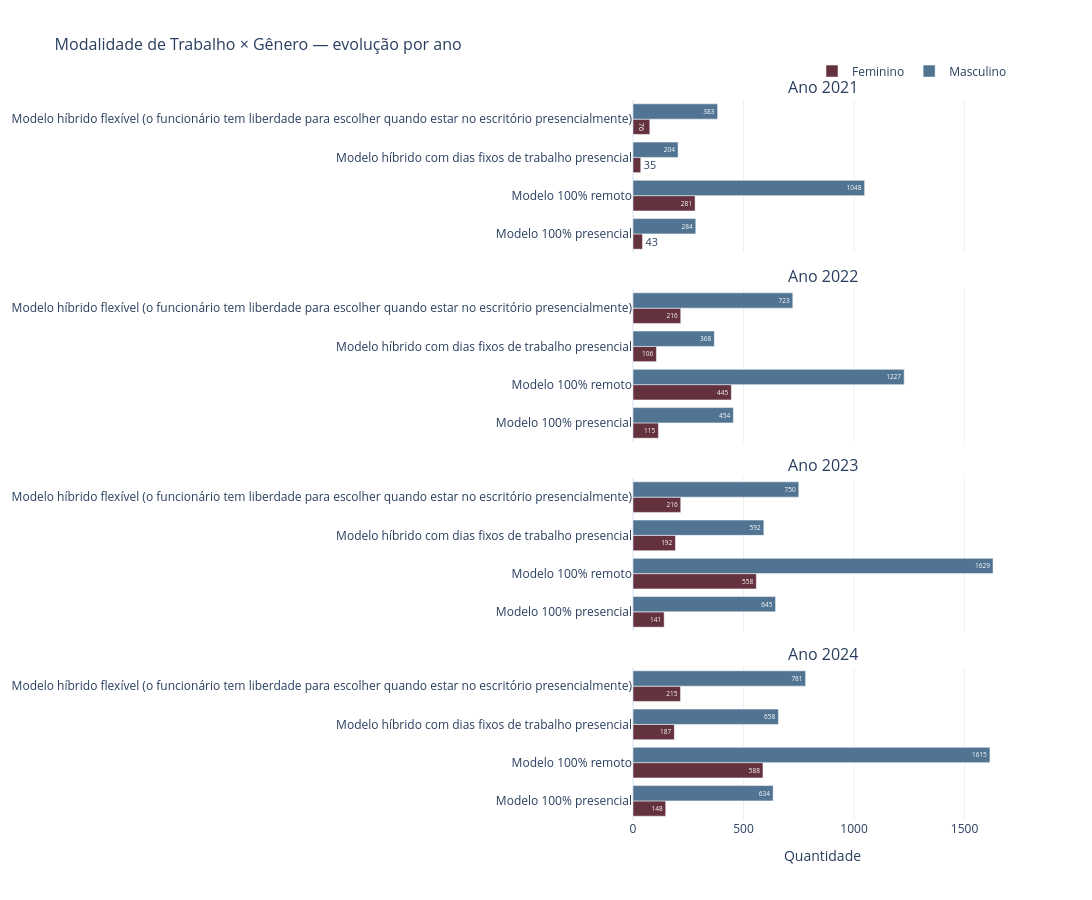

Source (notebook cell):
### Markdown cell above
---
## Gráfico 7 — Modalidade de Trabalho × Gênero por Ano

### Code cell
df_modal = df.dropna(subset=['modalidade'])
df_contagem = df_modal.groupby(['modalidade', 'ano_pesquisa', 'genero']).size().reset_index(name='n')
modalidades = sorted(df_contagem['modalidade'].unique())

fig = make_subplots(
    rows=len(ANOS), cols=1,
    subplot_titles=[f'Ano {a}' for a in ANOS],
    shared_xaxes=True,
    vertical_spacing=0.05
)

for i, ano in enumerate(ANOS, 1):
    df_ano = df_contagem[df_contagem['ano_pesquisa'] == ano]
    for genero in ['Feminino', 'Masculino']:
        df_g = df_ano[df_ano['genero'] == genero]
        x_vals = [df_g[df_g['modalidade'] == m]['n'].values[0]
                  if not df_g[df_g['modalidade'] == m].empty else 0
                  for m in modalidades]
        fig.add_trace(go.Bar(
            y=modalidades, x=x_vals,
            name=genero,
            orientation='h',
            marker_color=CORES[genero],
            text=x_vals,
            textposition='auto',
        ), row=i, col=1)

fig = legenda_unica(fig)
fig = layout_padrao(fig, 'Modalidade de Trabalho × Gênero — evolução por ano',
                    height=max(900, len(ANOS) * 220), width=1200, barmode='group')
fig.update_xaxes(title_text='Quantidade', row=len(ANOS), col=1)
fig.show()

### Figure 1 — Plotly figure (JSON) as saved in the notebook; plotly's stock layout.template omitted (floating-point values rounded to 4 significant figures)
{"data": [{"marker": {"color": "#64313E"}, "name": "Feminino", "orientation": "h", "showlegend": true, "text": ["43", "281", "35", "76"], "textposition": "auto", "type": "bar", "x": [43, 281, 35, 76], "xaxis": "x", "y": ["Modelo 100% presencial", "Modelo 100% remoto", "Modelo híbrido com dias fixos de trabalho presencial", "Modelo híbrido flexível (o funcionário tem liberdade para escolher quando estar no escritório presencialmente)"], "yaxis": "y"}, {"marker": {"color": "#517493"}, "name": "Masculino", "orientation": "h", "showlegend": true, "text": ["284", "1048", "204", "383"], "textposition": "auto", "type": "bar", "x": [284, 1048, 204, 383], "xaxis": "x", "y": ["Modelo 100% presencial", "Modelo 100% remoto", "Modelo híbrido com dias fixos de trabalho presencial", "Modelo híbrido flexível (o funcionário tem liberdade para escolher quando estar no escritório presencialmente)"], "yaxis": "y"}, {"marker": {"color": "#64313E"}, "name": "Feminino", "orientation": "h", "showlegend": false, "text": ["115", "445", "106", "216"], "textposition": "auto", "type": "bar", "x": [115, 445, 106, 216], "xaxis": "x2", "y": ["Modelo 100% presencial", "Modelo 100% remoto", "Modelo híbrido com dias fixos de trabalho presencial", "Modelo híbrido flexível (o funcionário tem liberdade para escolher quando estar no escritório presencialmente)"], "yaxis": "y2"}, {"marker": {"color": "#517493"}, "name": "Masculino", "orientation": "h", "showlegend": false, "text": ["454", "1227", "368", "723"], "textposition": "auto", "type": "bar", "x": [454, 1227, 368, 723], "xaxis": "x2", "y": ["Modelo 100% presencial", "Modelo 100% remoto", "Modelo híbrido com dias fixos de trabalho presencial", "Modelo híbrido flexível (o funcionário tem liberdade para escolher quando estar no escritório presencialmente)"], "yaxis": "y2"}, {"marker": {"color": "#64313E"}, "name": "Feminino", "orientation": "h", "showlegend": false, "text": ["141", "558", "192", "216"], "textposition": "auto", "type": "bar", "x": [141, 558, 192, 216], "xaxis": "x3", "y": ["Modelo 100% presencial", "Modelo 100% remoto", "Modelo híbrido com dias fixos de trabalho presencial", "Modelo híbrido flexível (o funcionário tem liberdade para escolher quando estar no escritório presencialmente)"], "yaxis": "y3"}, {"marker": {"color": "#517493"}, "name": "Masculino", "orientation": "h", "showlegend": false, "text": ["645", "1629", "592", "750"], "textposition": "auto", "type": "bar", "x": [645, 1629, 592, 750], "xaxis": "x3", "y": ["Modelo 100% presencial", "Modelo 100% remoto", "Modelo híbrido com dias fixos de trabalho presencial", "Modelo híbrido flexível (o funcionário tem liberdade para escolher quando estar no escritório presencialmente)"], "yaxis": "y3"}, {"marker": {"color": "#64313E"}, "name": "Feminino", "orientation": "h", "showlegend": false, "text": ["148", "588", "187", "215"], "textposition": "auto", "type": "bar", "x": [148, 588, 187, 215], "xaxis": "x4", "y": ["Modelo 100% presencial", "Modelo 100% remoto", "Modelo híbrido com dias fixos de trabalho presencial", "Modelo híbrido flexível (o funcionário tem liberdade para escolher quando estar no escritório presencialmente)"], "yaxis": "y4"}, {"marker": {"color": "#517493"}, "name": "Masculino", "orientation": "h", "showlegend": false, "text": ["634", "1615", "658", "781"], "textposition": "auto", "type": "bar", "x": [634, 1615, 658, 781], "xaxis": "x4", "y": ["Modelo 100% presencial", "Modelo 100% remoto", "Modelo híbrido com dias fixos de trabalho presencial", "Modelo híbrido flexível (o funcionário tem liberdade para escolher quando estar no escritório presencialmente)"], "yaxis": "y4"}], "layout": {"annotations": [{"font": {"size": 16}, "showarrow": false, "text": "Ano 2021", "x": 0.5, "xanchor": "center", "xref": "paper", "y": 1, "yanchor": "bottom", "yref": "paper"}, {"font": {"size": 16}, "showarrow": false, "text": "Ano 2022", "x": 0.5, "xanchor": "center", "xref": "paper", "y": 0.7375, "yanchor": "bottom", "yref": "paper"}, {"font": {"size": 16}, "showarrow": false, "text": "Ano 2023", "x": 0.5, "xanchor": "center", "xref": "paper", "y": 0.475, "yanchor": "bottom", "yref": "paper"}, {"font": {"size": 16}, "showarrow": false, "text": "Ano 2024", "x": 0.5, "xanchor": "center", "xref": "paper", "y": 0.2125, "yanchor": "bottom", "yref": "paper"}], "barmode": "group", "height": 900, "legend": {"orientation": "h", "x": 1, "xanchor": "right", "y": 1.02, "yanchor": "bottom"}, "title": {"font": {"size": 16}, "text": "Modalidade de Trabalho × Gênero — evolução por ano"}, "width": 1200, "xaxis": {"anchor": "y", "domain": [0, 1], "matches": "x4", "showticklabels": false}, "xaxis2": {"anchor": "y2", "domain": [0, 1], "matches": "x4", "showticklabels": false}, "xaxis3": {"anchor": "y3", "domain": [0, 1], "matches": "x4", "showticklabels": false}, "xaxis4": {"anchor": "y4", "domain": [0, 1], "title": {"text": "Quantidade"}}, "yaxis": {"anchor": "x", "domain": [0.7875, 1]}, "yaxis2": {"anchor": "x2", "domain": [0.525, 0.7375]}, "yaxis3": {"anchor": "x3", "domain": [0.2625, 0.475]}, "yaxis4": {"anchor": "x4", "domain": [0, 0.2125]}}}
